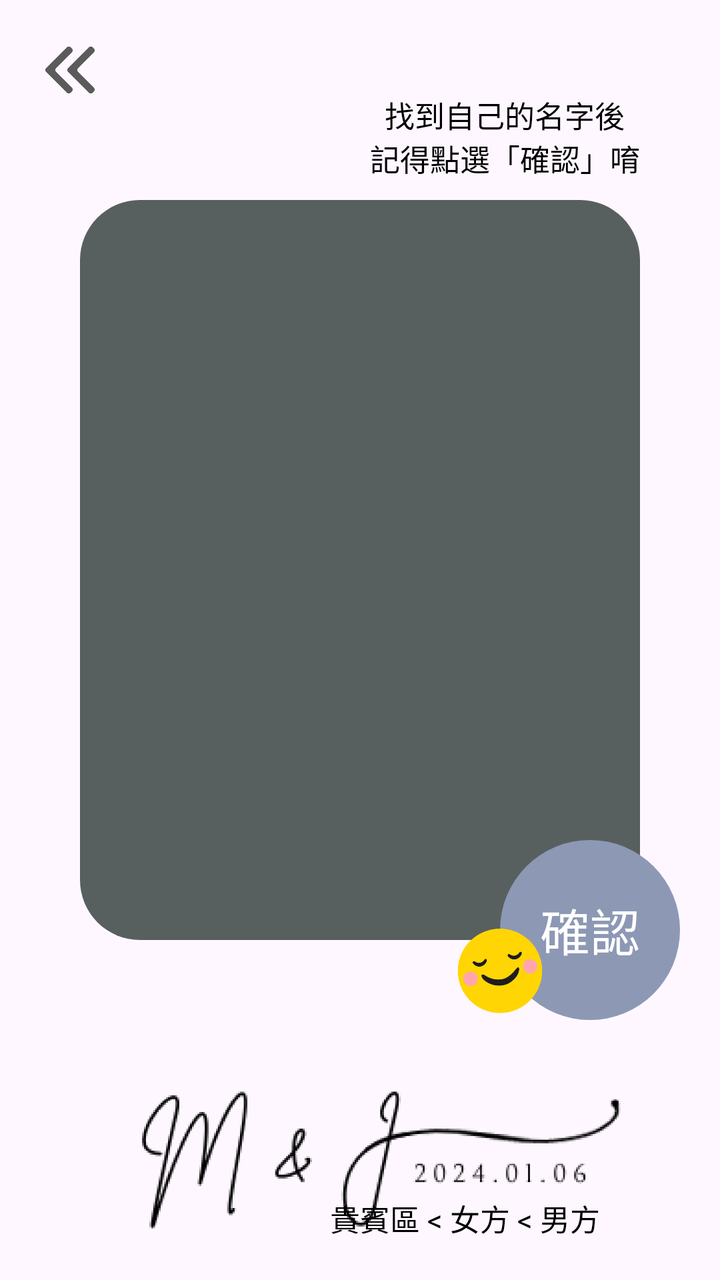
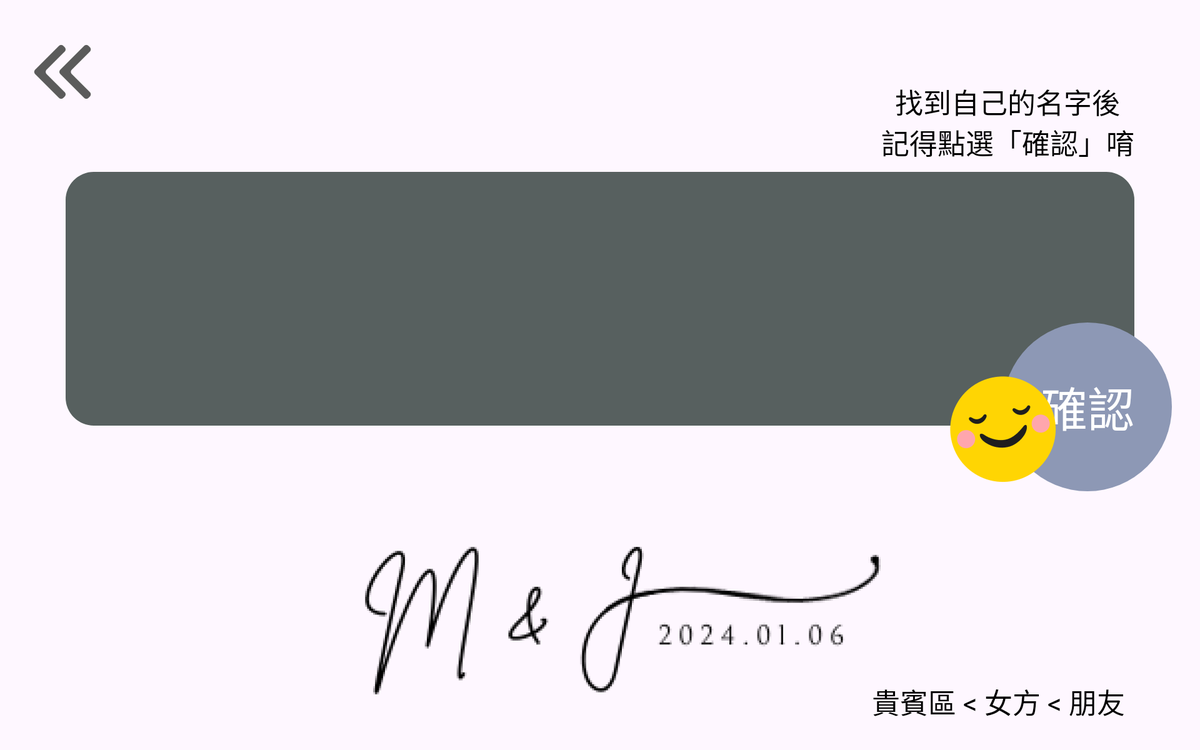

Compare how this app lays out the same screen by default and in its alternative resource folder. The renders come first, then the two layout files and the values they reference.
<!-- AndroidManifest.xml: application theme Theme.WeddingNewProject -->
<!-- res/layout/activity_customer_list.xml -->
<?xml version="1.0" encoding="utf-8"?>
<layout>
    <androidx.constraintlayout.widget.ConstraintLayout xmlns:android="http://schemas.android.com/apk/res/android"
        xmlns:app="http://schemas.android.com/apk/res-auto"
        xmlns:tools="http://schemas.android.com/tools"
        android:layout_width="match_parent"
        android:layout_height="match_parent"
        tools:context=".customer_list.CustomerListActivity">

        <ImageView
            android:id="@+id/back"
            app:layout_constraintTop_toTopOf="parent"
            app:layout_constraintLeft_toLeftOf="parent"
            android:layout_marginTop="20dp"
            android:layout_marginStart="20dp"
            android:src="@drawable/back"
            android:layout_width="30dp"
            android:layout_height="30dp"/>



        <androidx.recyclerview.widget.RecyclerView
            android:id="@+id/customer_list"
            android:background="@drawable/item_top_shape"
            android:layout_marginHorizontal="40dp"
            android:layout_marginVertical="50dp"
            tools:listitem="@layout/item_customer_list_layout"
            app:layout_constraintTop_toBottomOf="@id/back"
            app:layout_constraintBottom_toTopOf="@id/logo"
            app:layoutManager="androidx.recyclerview.widget.LinearLayoutManager"
            android:orientation="vertical"
            android:layout_width="match_parent"
            android:layout_height="0dp"/>

        <TextView
            android:gravity="center"
            app:layout_constraintRight_toRightOf="@id/customer_list"
            app:layout_constraintBottom_toTopOf="@id/customer_list"
            android:text="找到自己的名字後\n記得點選「確認」唷"
            android:layout_marginBottom="10dp"
            android:textSize="15sp"
            android:textColor="@color/black"
            android:layout_width="wrap_content"
            android:layout_height="wrap_content"/>

        <TextView
            android:id="@+id/confirm"
            android:textSize="25sp"
            android:textColor="@color/white"
            android:text="確認"
            android:gravity="center"
            android:background="@drawable/confirm_button_bg"
            app:layout_constraintBottom_toTopOf="@id/logo"
            app:layout_constraintRight_toRightOf="parent"
            android:layout_marginEnd="20dp"
            android:layout_marginBottom="10dp"
            android:layout_width="90dp"
            android:layout_height="90dp"/>

        <ImageView
            app:layout_constraintBottom_toBottomOf="@id/confirm"
            app:layout_constraintRight_toLeftOf="@id/confirm"
            app:layout_constraintLeft_toLeftOf="@id/confirm"
            android:src="@drawable/confirm_inactive"
            android:layout_width="50dp"
            android:layout_height="50dp"/>



        <ImageView
            android:id="@+id/logo"
            app:layout_constraintBottom_toBottomOf="parent"
            android:src="@drawable/logo2"
            android:layout_width="match_parent"
            android:layout_height="120dp"/>


        <TextView
            android:text="貴賓區 &lt; 女方 &lt; 男方"
            app:layout_constraintBottom_toBottomOf="parent"
            app:layout_constraintRight_toRightOf="parent"
            android:layout_marginBottom="20dp"
            android:textColor="@color/black"
            android:textSize="15sp"
            android:layout_marginEnd="60dp"
            android:layout_width="wrap_content"
            android:layout_height="wrap_content"/>


    </androidx.constraintlayout.widget.ConstraintLayout>
</layout>
<!-- resources referenced by this layout -->
<resources>
  <color name="black">#FF000000</color>
  <color name="white">#FFFFFFFF</color>
  <!-- drawable back: png bitmap (drawable-hdpi, 2827 bytes) -->
  <!-- drawable confirm_button_bg (drawable) -->
  <shape
      xmlns:android="http://schemas.android.com/apk/res/android"
      android:shape="oval">
  
      <solid android:color="#8D98B5" />
  
  </shape>
  <!-- drawable confirm_inactive: png bitmap (drawable-hdpi, 7941 bytes) -->
  <!-- drawable item_top_shape (drawable) -->
  <shape
      xmlns:android="http://schemas.android.com/apk/res/android"
      android:shape="rectangle">
  
      <solid android:color="#57605F" />
  
      <corners android:radius="30dp"/>
  
  </shape>
  <!-- drawable logo2: png bitmap (drawable, 16386 bytes) -->
  <style name="Theme.WeddingNewProject" parent="Base.Theme.WeddingNewProject" />
  <style name="Base.Theme.WeddingNewProject" parent="Theme.Material3.DayNight.NoActionBar">
          
          
      </style>
</resources>
<!-- res/layout-xlarge/activity_customer_list.xml (the repository's variant of the layout above) -->
<!-- drawn on a large tablet held sideways -->
<?xml version="1.0" encoding="utf-8"?>
<layout>
    <androidx.constraintlayout.widget.ConstraintLayout xmlns:android="http://schemas.android.com/apk/res/android"
        xmlns:app="http://schemas.android.com/apk/res-auto"
        xmlns:tools="http://schemas.android.com/tools"
        android:layout_width="match_parent"
        android:layout_height="match_parent"
        tools:context=".customer_list.CustomerListActivity">

        <ImageView
            android:id="@+id/back"
            app:layout_constraintTop_toTopOf="parent"
            app:layout_constraintLeft_toLeftOf="parent"
            android:layout_marginTop="40dp"
            android:layout_marginStart="30dp"
            android:src="@drawable/back"
            android:layout_width="wrap_content"
            android:layout_height="wrap_content"/>


        <androidx.recyclerview.widget.RecyclerView
            android:id="@+id/customer_list"
            android:background="@drawable/item_top_shape"
            android:layout_marginHorizontal="70dp"
            android:layout_marginVertical="70dp"
            tools:listitem="@layout/item_customer_list_layout"
            app:layout_constraintTop_toBottomOf="@id/back"
            app:layout_constraintBottom_toTopOf="@id/logo"
            app:layoutManager="androidx.recyclerview.widget.LinearLayoutManager"
            android:orientation="vertical"
            android:layout_width="match_parent"
            android:layout_height="0dp"/>

        <TextView
            android:gravity="center"
            app:layout_constraintRight_toRightOf="@id/customer_list"
            app:layout_constraintBottom_toTopOf="@id/customer_list"
            android:text="找到自己的名字後\n記得點選「確認」唷"
            android:layout_marginBottom="10dp"
            android:textSize="30sp"
            android:textColor="@color/black"
            android:layout_width="wrap_content"
            android:layout_height="wrap_content"/>

        <TextView
            android:id="@+id/confirm"
            android:textSize="50sp"
            android:textColor="@color/white"
            android:text="確認"
            android:gravity="center"
            android:background="@drawable/confirm_button_bg"
            app:layout_constraintBottom_toTopOf="@id/logo"
            app:layout_constraintRight_toRightOf="parent"
            android:layout_marginEnd="30dp"
            android:layout_width="180dp"
            android:layout_height="180dp"/>
        <ImageView
            app:layout_constraintBottom_toTopOf="@id/logo"
            app:layout_constraintLeft_toLeftOf="@id/confirm"
            app:layout_constraintRight_toLeftOf="@id/confirm"
            android:src="@drawable/confirm_inactive"
            android:layout_width="wrap_content"
            android:layout_height="wrap_content"/>



        <ImageView
            android:id="@+id/logo"
            app:layout_constraintBottom_toBottomOf="parent"
            android:src="@drawable/logo2"
            android:layout_width="match_parent"
            android:layout_height="wrap_content"/>


        <TextView
            android:text="貴賓區 &lt; 女方 &lt; 朋友"
            app:layout_constraintBottom_toBottomOf="parent"
            app:layout_constraintRight_toRightOf="parent"
            android:layout_marginBottom="30dp"
            android:textColor="@color/black"
            android:textSize="30sp"
            android:layout_marginEnd="80dp"
            android:layout_width="wrap_content"
            android:layout_height="wrap_content"/>


    </androidx.constraintlayout.widget.ConstraintLayout>
</layout>
